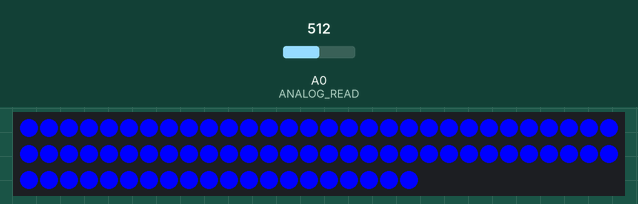
This sketch was run on a simulated Arduino Uno, built with avr-gcc and run on an emulated ATmega328P. Shown: 80 RGB LEDs in strip order, left to right, continuing on the next row. The test bench sets the inputs (shaded band); at power-on: A0 (ANALOG_READ) = 512.

Above: at 0.1 s.
At 2.2 s:
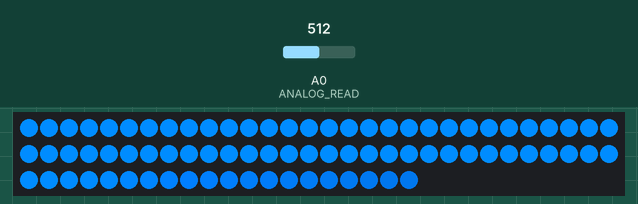
2.3 s: A0 (ANALOG_READ) set to 245
At 3.2 s:
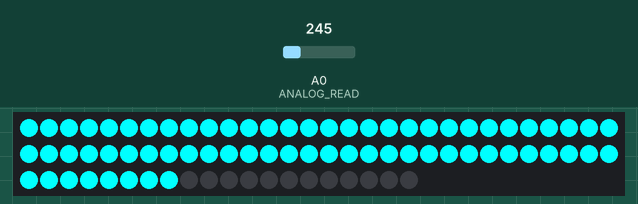
4.3 s: A0 (ANALOG_READ) set to 306
7.0 s: A0 (ANALOG_READ) set to 190
Timing chart, 0 to 10.0 s (numbered marks = the images above; inputs shaded):
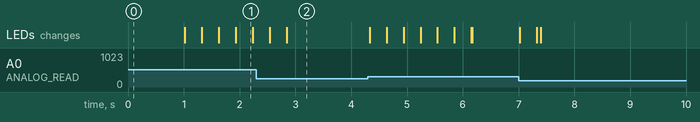

The sketch:

sound-lights.ino
```cpp
#include <FastLED.h>

#define NUM_LEDS 80
#define LED_PIN 7
#define ANALOG_READ A0

#define MIC_LOW 0.0
#define MIC_HIGH 297.0

#define AVGLEN 40
#define LONG_SECTOR 70

#define HIGH 3
#define NORMAL 2

#define MSECS 30 * 1000
#define CYCLES MSECS / DELAY

#define DEV_THRESH 0.8

#define DELAY 1

float fscale( float originalMin, float originalMax, float newBegin, float newEnd, float inputValue, float curve);
void insert(int val, int *avgs, int len);
int compute_average(int *avgs, int len);
void visualize_music();

//How many LEDs to we display
int curshow = NUM_LEDS;

int mode = 0;

int songmode = NORMAL;

unsigned long song_avg;

int iter = 0;

float fade_scale = 1.2;

CRGB leds[NUM_LEDS];

int avgs[AVGLEN] = {-1};

int long_avg[LONG_SECTOR] = {-1};

struct time_keeping {
  unsigned long times_start;
  short times;
};

struct color {
  int r;
  int g;
  int b;
};

struct time_keeping high;
struct color Color;

void setup() {
  Serial.begin(9600);
  //Set all lights to make sure all are working as expected
  FastLED.addLeds<NEOPIXEL, LED_PIN>(leds, NUM_LEDS);
  for (int i = 0; i < NUM_LEDS; i++)
    leds[i] = CRGB(0, 0, 255);
  FastLED.show();
  delay(1000);

  //bootstrap average with some low values
  for (int i = 0; i < AVGLEN; i++) {
    insert(250, avgs, AVGLEN);
  }

  //Initial values
  high.times = 0;
  high.times_start = millis();
  Color.r = 0;
  Color.g = 0;
  Color.b = 1;
}

void loop() {
  switch(mode) {
    case 0:
      visualize_music();
      break;
    default:
      break;
  }
    delay(DELAY);
}


void check_high(int avg) {
  if (avg > (song_avg/iter * 1.1))  {
    if (high.times != 0) {
      if (millis() - high.times_start > 200.0) {
        high.times = 0;
        songmode = NORMAL;
      } else {
        high.times_start = millis();
        high.times++;
      }
    } else {
      high.times++;
      high.times_start = millis();

    }
  }
  if (high.times > 30 && millis() - high.times_start < 50.0)
    songmode = HIGH;
  else if (millis() - high.times_start > 200) {
    high.times = 0;
    songmode = NORMAL;
  }
}


void visualize_music() {
  int sensor_value, mapped, avg, longavg;

  sensor_value = analogRead(ANALOG_READ);

  if (sensor_value == 0)
    return;

  mapped = (float)fscale(MIC_LOW, MIC_HIGH, MIC_LOW, (float)MIC_HIGH, (float)sensor_value, 2.0);
  avg = compute_average(avgs, AVGLEN);

  if (((avg - mapped) > avg*DEV_THRESH)) //|| ((avg - mapped) < -avg*DEV_THRESH))
    return;

  insert(mapped, avgs, AVGLEN);
  insert(avg, long_avg, LONG_SECTOR);

  song_avg += avg;
  iter++;
  if (iter > CYCLES) {
    song_avg = song_avg / iter;
    iter = 1;
  }

  longavg = compute_average(long_avg, LONG_SECTOR);

  check_high(longavg);

  if (songmode == HIGH) {
    fade_scale = 3;
    Color.r = 5;
    Color.g = 3;
    Color.b = -1;
  }
  else if (songmode == NORMAL) {
    fade_scale = 2;
    Color.r = -1;
    Color.b = 2;
    Color.g = 1;
  }

  curshow = fscale(MIC_LOW, MIC_HIGH, 0.0, (float)NUM_LEDS, (float)avg, -1);

  for (int i = 0; i < NUM_LEDS; i++)
    if (i < curshow) {
      if (leds[i].r + Color.r > 255)
        leds[i].r = 255;
      else if (leds[i].r + Color.r < 0)
        leds[i].r = 0;
      else
        leds[i].r = leds[i].r + Color.r;

      if (leds[i].g + Color.g > 255)
        leds[i].g = 255;
      else if (leds[i].g + Color.g < 0)
        leds[i].g = 0;
      else
        leds[i].g = leds[i].g + Color.g;

      if (leds[i].b + Color.b > 255)
        leds[i].b = 255;
      else if (leds[i].b + Color.b < 0)
        leds[i].b = 0;
      else
        leds[i].b = leds[i].b + Color.b;

    //All the other LEDs begin their fading journey to eventual total darkness
    } else {
      leds[i] = CRGB(leds[i].r/fade_scale, leds[i].g/fade_scale, leds[i].b/fade_scale);
    }
  FastLED.show();
}
//Compute average of a int array, given the starting pointer and the length
int compute_average(int *avgs, int len) {
  int sum = 0;
  for (int i = 0; i < len; i++)
    sum += avgs[i];

  return (int)(sum / len);

}

//Insert a value into an array, and shift it down removing
//the first value if array already full
void insert(int val, int *avgs, int len) {
  for (int i = 0; i < len; i++) {
    if (avgs[i] == -1) {
      avgs[i] = val;
      return;
    }
  }

  for (int i = 1; i < len; i++) {
    avgs[i - 1] = avgs[i];
  }
  avgs[len - 1] = val;
}

//Function imported from the arduino website.
//Basically map, but with a curve on the scale (can be non-uniform).
float fscale( float originalMin, float originalMax, float newBegin, float
    newEnd, float inputValue, float curve){

  float OriginalRange = 0;
  float NewRange = 0;
  float zeroRefCurVal = 0;
  float normalizedCurVal = 0;
  float rangedValue = 0;
  boolean invFlag = 0;


  // condition curve parameter
  // limit range

  if (curve > 10) curve = 10;
  if (curve < -10) curve = -10;

  curve = (curve * -.1) ; // - invert and scale - this seems more intuitive - postive numbers give more weight to high end on output
  curve = pow(10, curve); // convert linear scale into lograthimic exponent for other pow function

  // Check for out of range inputValues
  if (inputValue < originalMin) {
    inputValue = originalMin;
  }
  if (inputValue > originalMax) {
    inputValue = originalMax;
  }

  // Zero Refference the values
  OriginalRange = originalMax - originalMin;

  if (newEnd > newBegin){
    NewRange = newEnd - newBegin;
  }
  else
  {
    NewRange = newBegin - newEnd;
    invFlag = 1;
  }

  zeroRefCurVal = inputValue - originalMin;
  normalizedCurVal  =  zeroRefCurVal / OriginalRange;   // normalize to 0 - 1 float

  // Check for originalMin > originalMax  - the math for all other cases i.e. negative numbers seems to work out fine
  if (originalMin > originalMax ) {
    return 0;
  }

  if (invFlag == 0){
    rangedValue =  (pow(normalizedCurVal, curve) * NewRange) + newBegin;

  }
  else     // invert the ranges
  {
    rangedValue =  newBegin - (pow(normalizedCurVal, curve) * NewRange);
  }

  return rangedValue;
}
```

Measured:
- after the input at 2.3 s, the LEDs: first change after 0.24 s (image 2 shows a later state)
